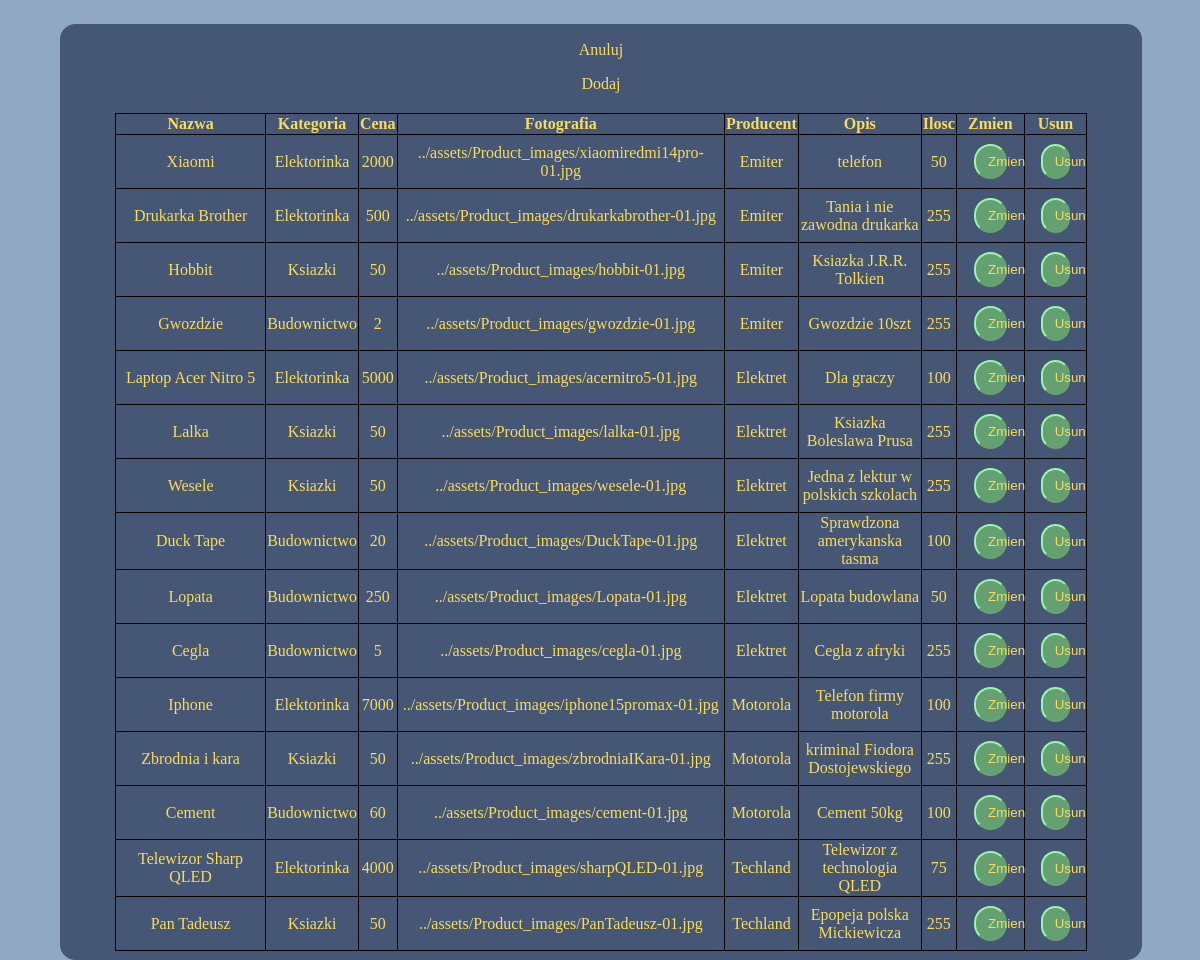
Page /admin/produkty.php on the committed database.
### tables this page shows
CREATE TABLE `produkt` (
  `produkt_id` int(10) UNSIGNED NOT NULL,
  `nazwa` varchar(60) NOT NULL,
  `kategoria_id` int(10) UNSIGNED NOT NULL,
  `cena` decimal(10,0) UNSIGNED NOT NULL,
  `fotografia` varchar(70) NOT NULL,
  `producent_id` int(10) UNSIGNED NOT NULL,
  `opis` varchar(150) NOT NULL,
  `ilosc` tinyint(3) UNSIGNED NOT NULL
);

CREATE TABLE `kategoria` (
  `kategoria_id` int(10) UNSIGNED NOT NULL,
  `kategoria` varchar(30) NOT NULL,
  `ikona` varchar(55) NOT NULL
);

CREATE TABLE `producent` (
  `producent_id` int(10) UNSIGNED NOT NULL,
  `producent` varchar(50) NOT NULL
);

### admin/produkty.php (the view, shortened to what this page needs)
<!DOCTYPE html>
<html lang="en">
<head>
    <link rel="stylesheet" href="../style/style-globalne.css">
    <link rel="stylesheet" href="../style/style-tabelka-panelu.css">
</head>
<body>
    <section class="tabelka-panelu">
        <a href="panel-admina.php">Anuluj</a>
        <a href="produkty.php?czy_dodac=true">Dodaj</a>
        <?php
        include("../config/config.php");
        $query = "SELECT pc.producent_id AS producent_id, k.kategoria_id AS kategoria_id, pk.produkt_id AS produkt_id, pk.nazwa AS nazwa, k.kategoria AS kategoria, pk.cena AS cena, pk.fotografia AS fotografia, pc.producent AS producent, pk.opis AS opis, pk.ilosc AS ilosc FROM `produkt` pk JOIN `kategoria` k ON pk.kategoria_id = k.kategoria_id JOIN `producent` pc ON pk.producent_id = pc.producent_id";
        $products = $connection->query($query);
        echo "<table> <tr> <th>Nazwa</th> <th>Kategoria</th> <th>Cena</th> <th>Fotografia</th> <th>Producent</th> <th>Opis</th> <th>Ilosc</th> <th>Zmien</th> <th>Usun</th> </tr>";
        while ($row = $products->fetch_assoc()) {
            echo "<form method=\"post\">";
            $nazwa = htmlspecialchars($row['nazwa']);
            $kategoria = htmlspecialchars($row['kategoria']);
            $cena = htmlspecialchars($row['cena']);
            $fotografia = htmlspecialchars($row['fotografia']);
            $producent = htmlspecialchars($row['producent']);
            $opis = htmlspecialchars($row['opis']);
            $ilosc = htmlspecialchars($row['ilosc']);
            if (isset($_POST["zmien-formularz"]) && $_POST["id"] == $row["produkt_id"]) {
                echo "<tr>";
                echo "<td> <input name=\"nazwa\" value=\"{$nazwa}\"> </td>";
                echo "<td> <select name=\"kategoria\">";
                echo "<option selected value='{$row["kategoria_id"]}'>{$kategoria}</option>";
                $query = "SELECT * FROM `kategoria`";
                $result = $connection->query($query);
                while ($rowTmp = $result->fetch_assoc()) {
                    if ($rowTmp["kategoria"] != $kategoria) {
                        $inneKategorie = htmlspecialchars($rowTmp['kategoria']);
                        echo "<option value='{$rowTmp["kategoria_id"]}'>{$inneKategorie}</option>";
                    }
                }
                echo "</select></td>";
                echo "<td> <input name=\"cena\" value=\"{$cena}\"> </td>";
                $linkiDoFotografii = glob("../assets/Product_images/*");
                echo "<td>";
                echo "<select name=\"fotografia\">";
                echo "<option selected value=\"{$fotografia}\">{$fotografia}</option>";
                foreach ($linkiDoFotografii as $link) {
                    echo "<option>{$link}</option>";
                }
                echo "</select>";
                echo "</td>";
                echo "<td> <select name=\"producent\">";
                echo "<option selected value='{$row['producent_id']}'>{$producent}</option>";
                $query = "SELECT * FROM `producent`";
                $result = $connection->query($query);
                while ($rowTmp = $result->fetch_assoc()) {
                    if ($rowTmp["producent"] != $producent) {
                        $innyProducent = htmlspecialchars($rowTmp['producent']);
                        echo "<option value='{$rowTmp["producent_id"]}'>{$innyProducent}</option>";
                    }
                }
                echo "</select></td>";
                echo "<td> <textarea name=\"opis\">{$opis}</textarea> </td>";
                echo "<td> <input name=\"ilosc\" value=\"{$ilosc}\"> </td>";
                echo "<td colspan=\"2\"> <button type=\"submit\" name=\"zmiana\">Zmien</button> </td> </tr>";
            } else {
                echo "<tr>";
                echo "<td>" . $nazwa . "</td>";
                echo "<td>" . $kategoria . "</td>";
                echo "<td>" . $cena . "</td>";
                echo "<td>" . $fotografia . "</td>";
                echo "<td>" . $producent . "</td>";
                echo "<td style=\"width: 10vw;\">" . $opis . "</td>";
                echo "<td>" . $ilosc . "</td>";
                if (!isset($_GET["czy_dodac"]) && $_GET["czy_dodac"] != true) {
                    echo "<td> <button type=\"submit\" name=\"zmien-formularz\">Zmien</button> </td>";
                    echo "<td> <button type=\"submit\" name=\"usun\">Usun</button> </td>";
                } else
                    echo "<td colspan=\"2\" style=\"width:12.5vw;\">Dostepne jak zakonczysz formualrz dodawania</td> </tr>";
            }
            echo "</form>";
        }
        echo "</table>";
        ?>
    </section>
</body>
</html>

### style/style-globalne.css (style rules this page uses)
body { margin: 0px; background-color: #90A8C3; }
button { background-color: #65a070; border-color: #99F7AB; padding: 8px 12px; cursor: pointer; border-radius: 20px; color: white; }
table { border: 1px solid black; padding: 1vw; width:90%; text-align: center; border-collapse: collapse; border-radius: 15px; margin-left:5%; margin-top:2.5vh; }
table button { width: 50%; }
td, th { border: 1px solid black; }
* { color: #F9DC5C; }
a { text-decoration: none; }

### style/style-tabelka-panelu.css (style rules this page uses)
.tabelka-panelu { background-color: #465775; width:90vw; height: auto; position: relative; top:3vh; left:5vw; border-radius: 15px; border:1px solid #465775; padding-bottom: 1vh; }
.tabelka-panelu a { margin-top: 2vh; display: flex; justify-content: center; }
button { height: auto; margin-top: 1vh; margin-bottom: 1vh; color: #F9DC5C; }

### rows in the picture
produkt: nazwa "Xiaomi", kategoria.kategoria "Elektorinka", cena "2000", fotografia "../assets/Product_images/xiaomiredmi14pro-01.jpg", producent.producent "Emiter", opis "telefon", ilosc "50"
produkt: nazwa "Drukarka Brother", kategoria.kategoria "Elektorinka", cena "500", fotografia "../assets/Product_images/drukarkabrother-01.jpg", producent.producent "Emiter", opis "Tania i nie zawodna drukarka", ilosc "255"
produkt: nazwa "Hobbit", kategoria.kategoria "Ksiazki", cena "50", fotografia "../assets/Product_images/hobbit-01.jpg", producent.producent "Emiter", opis "Ksiazka J.R.R. Tolkien", ilosc "255"
produkt: nazwa "Gwozdzie", kategoria.kategoria "Budownictwo", cena "2", fotografia "../assets/Product_images/gwozdzie-01.jpg", producent.producent "Emiter", opis "Gwozdzie 10szt", ilosc "255"
produkt: nazwa "Laptop Acer Nitro 5", kategoria.kategoria "Elektorinka", cena "5000", fotografia "../assets/Product_images/acernitro5-01.jpg", producent.producent "Elektret", opis "Dla graczy", ilosc "100"
produkt: nazwa "Lalka", kategoria.kategoria "Ksiazki", cena "50", fotografia "../assets/Product_images/lalka-01.jpg", producent.producent "Elektret", opis "Ksiazka Boleslawa Prusa", ilosc "255"
produkt: nazwa "Wesele", kategoria.kategoria "Ksiazki", cena "50", fotografia "../assets/Product_images/wesele-01.jpg", producent.producent "Elektret", opis "Jedna z lektur w polskich szkolach", ilosc "255"
produkt: nazwa "Duck Tape", kategoria.kategoria "Budownictwo", cena "20", fotografia "../assets/Product_images/DuckTape-01.jpg", producent.producent "Elektret", opis "Sprawdzona amerykanska tasma", ilosc "100"
produkt: nazwa "Lopata", kategoria.kategoria "Budownictwo", cena "250", fotografia "../assets/Product_images/Lopata-01.jpg", producent.producent "Elektret", opis "Lopata budowlana", ilosc "50"
produkt: nazwa "Cegla", kategoria.kategoria "Budownictwo", cena "5", fotografia "../assets/Product_images/cegla-01.jpg", producent.producent "Elektret", opis "Cegla z afryki", ilosc "255"
produkt: nazwa "Iphone", kategoria.kategoria "Elektorinka", cena "7000", fotografia "../assets/Product_images/iphone15promax-01.jpg", producent.producent "Motorola", opis "Telefon firmy motorola", ilosc "100"
produkt: nazwa "Zbrodnia i kara", kategoria.kategoria "Ksiazki", cena "50", fotografia "../assets/Product_images/zbrodniaIKara-01.jpg", producent.producent "Motorola", opis "kriminal Fiodora Dostojewskiego", ilosc "255"
produkt: nazwa "Cement", kategoria.kategoria "Budownictwo", cena "60", fotografia "../assets/Product_images/cement-01.jpg", producent.producent "Motorola", opis "Cement 50kg", ilosc "100"
produkt: nazwa "Telewizor Sharp QLED", kategoria.kategoria "Elektorinka", cena "4000", fotografia "../assets/Product_images/sharpQLED-01.jpg", producent.producent "Techland", opis "Telewizor z technologia QLED", ilosc "75"
produkt: nazwa "Pan Tadeusz", kategoria.kategoria "Ksiazki", cena "50", fotografia "../assets/Product_images/PanTadeusz-01.jpg", producent.producent "Techland", opis "Epopeja polska Mickiewicza", ilosc "255"
